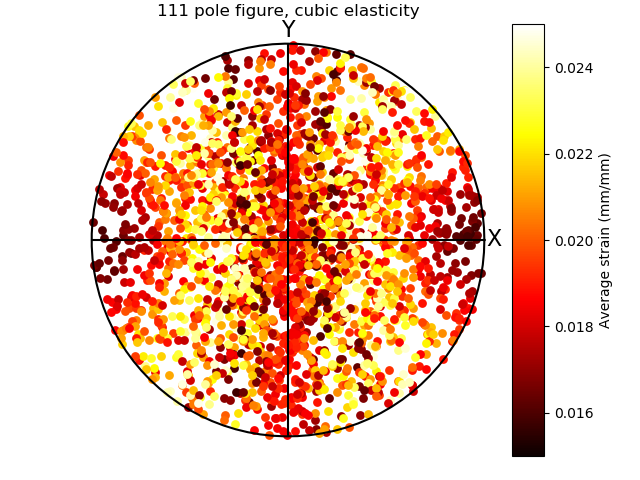

Recreate this plot in Python.
from pymicro.crystal.microstructure import *
from pymicro.crystal.texture import *
from matplotlib import pyplot as plt, colors, colorbar, cm

if __name__ == '__main__':
    '''This example demonstrate how a field can be used to color each
    symbol on the pole figure with the :py:meth:~`pymicro.crystal.texture.set_map_field`
    method.
    '''
    orientations = Orientation.read_euler_txt('../data/orientation_set.inp')
    micro = Microstructure(name='field')
    for i in range(600):
        micro.grains.append(Grain(i, orientations[i + 1]))

    # load strain from dat files
    strain_field = np.genfromtxt('../data/strain_avg_per_grain.dat')[19, ::2]

    # build custom pole figures
    pf = PoleFigure(microstructure=micro)
    pf.mksize = 40
    pf.set_map_field('strain', strain_field, field_min_level=0.015, field_max_level=0.025)
    fig = plt.figure()
    # direct PF
    ax1 = fig.add_axes([0.05, 0.05, 0.8, 0.9], aspect='equal')
    pf.plot_pf(ax=ax1)
    plt.title('111 pole figure, cubic elasticity')

    # to add the color bar
    ax2 = fig.add_axes([0.8, 0.05, 0.05, 0.9])
    norm = colors.Normalize(vmin=0.015, vmax=0.025)
    cb = colorbar.ColorbarBase(ax2, cmap=cm.hot, norm=norm, orientation='vertical')
    cb.set_label('Average strain (mm/mm)')

    image_name = os.path.splitext(__file__)[0] + '.png'
    print('writting %s' % image_name)
    plt.savefig('%s' % image_name, format='png')

    from matplotlib import image

    image.thumbnail(image_name, 'thumb_' + image_name, 0.2)
